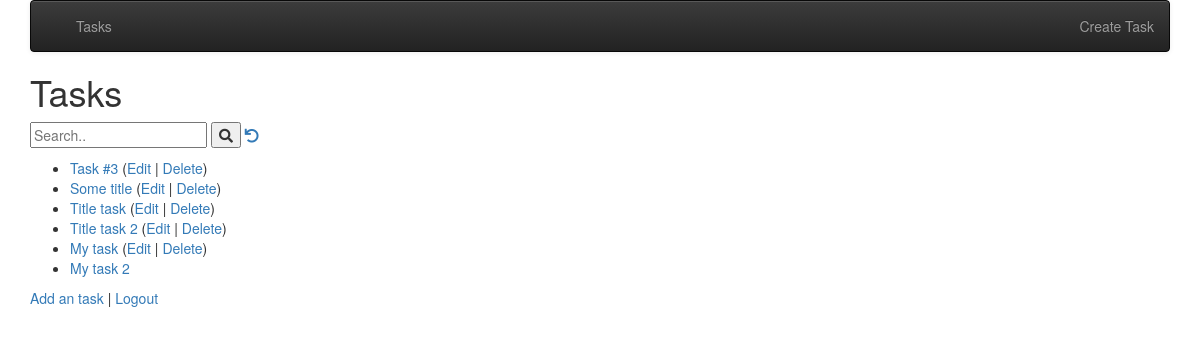
The app's page / (signed in), older data.
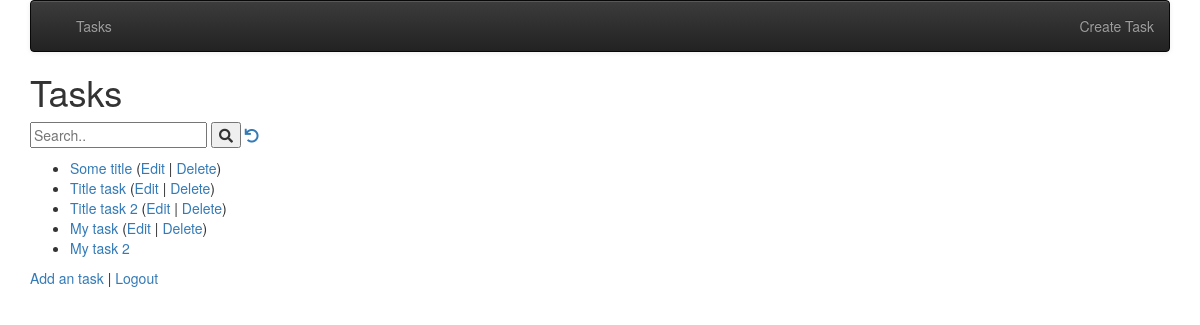
The same page, newer data.
### tasks/models.py (models this page shows, shortened)
class Task(models.Model):
    STATUS_CHOICES = (
        ('todo', 'ToDo'),
        ('in_progress', 'In Progress'),
        ('done', 'Done'),
    )
    status = models.CharField(max_length=20, choices=STATUS_CHOICES, default='todo')
    title = models.CharField(max_length=200)
    description = models.TextField(blank=True)
    created_at = models.DateTimeField(auto_now_add=True)
    completed_at = models.DateTimeField(blank=True, null=True)
    owner = models.ForeignKey(settings.AUTH_USER_MODEL, on_delete=models.CASCADE)

### tasks/views.py (the view)
# urls.py: path('', views.TaskListView.as_view(), name='all'),
class TaskListView(OwnerListView):
    model = Task
    template_name = "tasks/task_list.html"
    def get(self, request) :
        task_list = Task.objects.all()
        search_value =  request.GET.get("search", False)
        if search_value :
            query = Q(title__icontains=search_value)
            query.add(Q(description__icontains=search_value), Q.OR)
            task_list = Task.objects.filter(query).select_related()
        else :
            task_list = Task.objects.all()
        ctx = {'task_list' : task_list, 'search': search_value}
        return render(request, self.template_name, ctx)

### tasks/templates/tasks/task_list.html (shortened to what this page needs)
{% extends "base_menu.html" %}
{% block content %}
<h1>Tasks</h1>
<form>
  <input type="text" placeholder="Search.." name="search"
  >
  <button type="submit"><i class="fa fa-search"></i></button>
<a href="{% url 'tasks:all' %}"><i class="fa fa-undo"></i></a>
</form>
<p>
{% if task_list %}
<ul>
  {% for task in task_list %}
    <li>
        <a href="{% url 'tasks:task_detail'  task.id %}">{{ task.title }}</a>
        {% if task.owner == user %}
        (<a href="{% url 'tasks:task_update' task.id %}">Edit</a> |
        <a href="{% url 'tasks:task_delete' task.id %}">Delete</a>)
        {% endif %}
    </li>
  {% endfor %}
</ul>
{% else %}
  <p>There are no tasks in the database.</p>
{% endif %}
</p>
<p>
<a href="{% url 'tasks:task_create' %}">Add an task</a> |
{% if user.is_authenticated %}
<a href="{% url 'logout' %}?next={% url 'tasks:all' %}">Logout</a>
{% else %}
<a href="{% url 'login' %}?next={% url 'tasks:all' %}">Login</a>
{% endif %}
</p>
{% endblock %}

### home/templates/base_menu.html (shortened to what this page needs)
{% extends "base_bootstrap.html" %}
{% block navbar %}
<nav class="navbar navbar-default navbar-inverse">
  <div class="container-fluid">
    <div class="navbar-header">
        <a class="navbar-brand" href="/">{{ settings.APP_NAME }}</a>
    </div>
    <ul class="nav navbar-nav">
      {% url 'tasks' as tasks %}
      <li {% if request.get_full_path == tasks %}class="active"{% endif %}>
          <a href="{% url 'tasks:all' %}">Tasks</a></li>
    </ul>
    <ul class="nav navbar-nav navbar-right">
        {% if user.is_authenticated %}
        <li>
        <a href="{% url 'tasks:task_create' %}">Create Task</a>
        </li>
        {% else %}
        <li>
        <a href="{% url 'login' %}?next={% url 'tasks:all' %}">Login</a>
        </li>
        {% endif %}
    </ul>
  </div>
</nav>
{% endblock %}

### home/templates/base_bootstrap.html (shortened to what this page needs)
<!DOCTYPE html>
<html>
<head>
<link rel="stylesheet"
    href="https://maxcdn.bootstrapcdn.com/bootstrap/3.4.0/css/bootstrap.min.css"
>
<link rel="stylesheet"
    href="https://maxcdn.bootstrapcdn.com/bootstrap/3.4.0/css/bootstrap-theme.min.css"
>
<link rel="stylesheet"
    href="https://code.jquery.com/ui/1.12.1/themes/ui-lightness/jquery-ui.css"
>
<link rel="stylesheet" href="https://use.fontawesome.com/releases/v5.8.1/css/all.css">
<link rel="stylesheet" href="https://use.fontawesome.com/releases/v5.8.1/css/v4-shims.css">
</head>
<body>
<div class="container">
{% block navbar %} {% endblock %}
{% block content %}
{% endblock %}
</div>
</body>
</html>

Row changes from the older to the newer data that the page shows:
removed Task: title "Task #3", shows "Edit"
